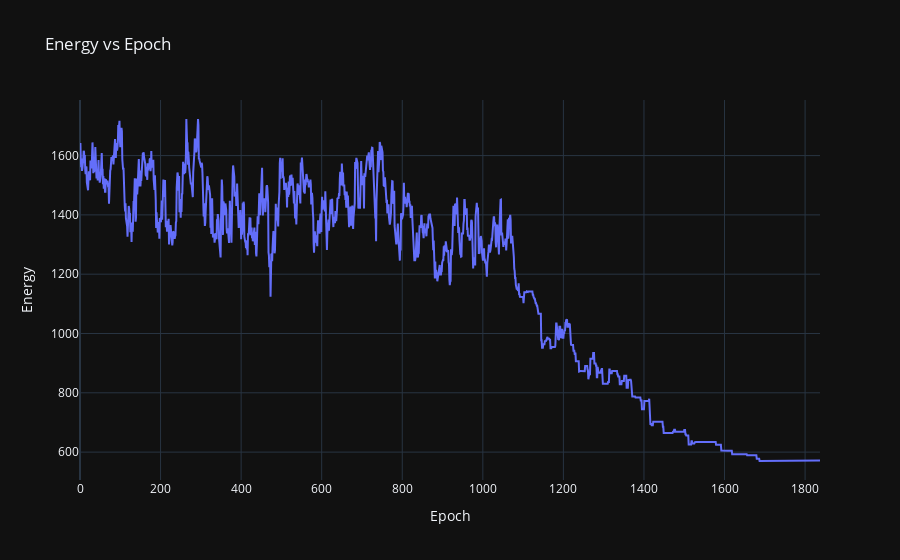
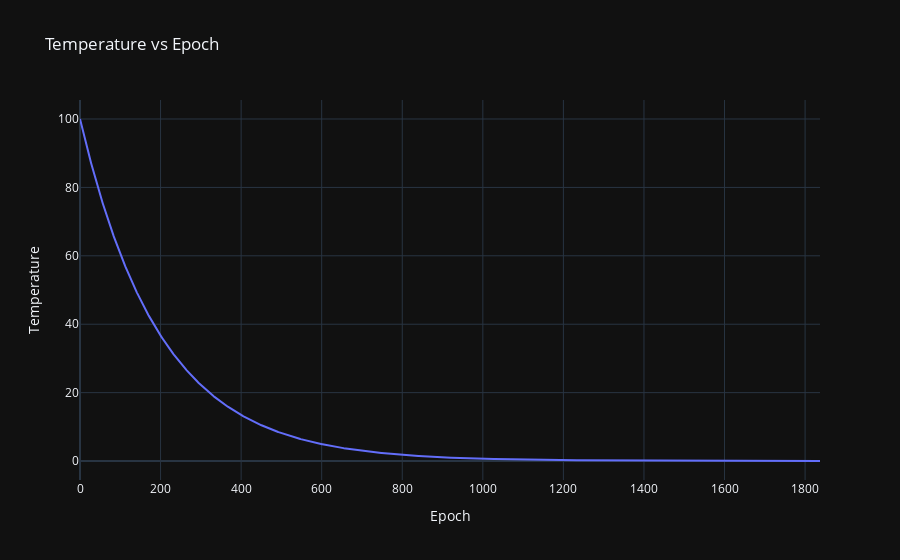

Notebook code for these charts, in order:
### Markdown cell above
# Generated Graphs from output of TSPSA (C implementation)

### Code cell
import plotly.graph_objs as go
import pandas as pd

# load the data
data = pd.read_csv('data.csv', names=['epoch', 'temperature', 'energy'])

# plot energy vs epoch
fig1 = go.Figure()
fig1.add_trace(go.Scatter(x=data['epoch'], y=data['energy'], mode='lines', name='Energy'))
fig1.update_layout(title='Energy vs Epoch', xaxis_title='Epoch', yaxis_title='Energy', template='plotly_dark')
fig1.show()

# plot temperature vs epoch
fig2 = go.Figure()
fig2.add_trace(go.Scatter(x=data['epoch'], y=data['temperature'], mode='lines', name='Temperature'))
fig2.update_layout(title='Temperature vs Epoch', xaxis_title='Epoch', yaxis_title='Temperature', template='plotly_dark')
fig2.show()

### Figure 1 — Plotly figure (JSON) as saved in the notebook; plotly's stock layout.template omitted (floating-point values rounded to 4 significant figures; data arrays with more than 128 entries replaced by an {"elided": "..."} marker saying what was removed)
{"data": [{"mode": "lines", "name": "Energy", "type": "scatter", "x": {"elided": "1838 int values"}, "y": {"elided": "1838 float values"}}], "layout": {"title": {"text": "Energy vs Epoch"}, "xaxis": {"title": {"text": "Epoch"}}, "yaxis": {"title": {"text": "Energy"}}}}

### Figure 2 — Plotly figure (JSON) as saved in the notebook; plotly's stock layout.template omitted (floating-point values rounded to 4 significant figures; data arrays with more than 128 entries replaced by an {"elided": "..."} marker saying what was removed)
{"data": [{"mode": "lines", "name": "Temperature", "type": "scatter", "x": {"elided": "1838 int values"}, "y": {"elided": "1838 float values"}}], "layout": {"title": {"text": "Temperature vs Epoch"}, "xaxis": {"title": {"text": "Epoch"}}, "yaxis": {"title": {"text": "Temperature"}}}}
